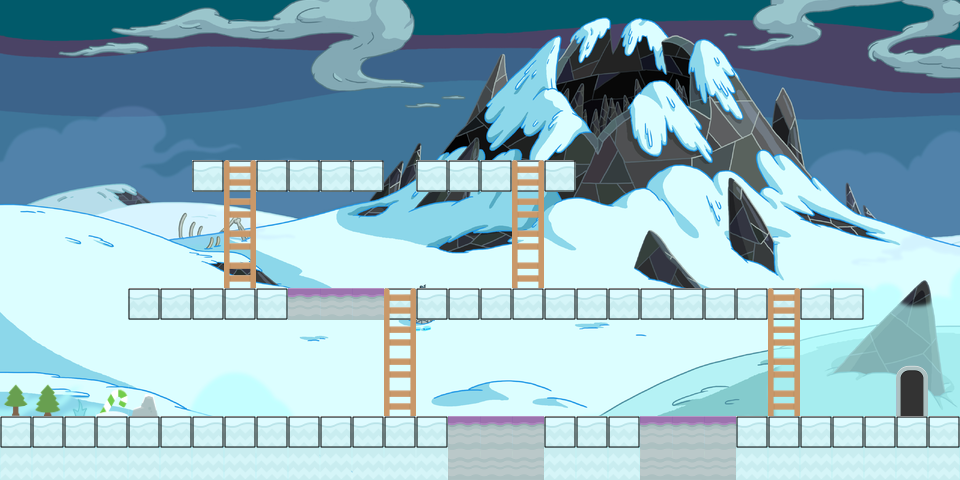

A 2D game scene composited from a Tiled map and its tileset images. What follows is a short description and the map's XML, with each tile layer's data collapsed to a summary:
An orthogonal 30x15 tile map with 32x32 px tiles, 7 tile layers (background, water, ice, unblocked, ...), 5 tilesets and 1 object (start).

<map version="1.0" orientation="orthogonal" renderorder="right-down" width="30" height="15" tilewidth="32" tileheight="32" nextobjectid="13">
 <tileset firstgid="1" name="spritesheet_tiles" tilewidth="32" tileheight="32" tilecount="128" columns="8">
  <image source="../kenney32/spritesheet_tiles.png" trans="ff00ff" width="256" height="512" />
 </tileset>
 <tileset firstgid="129" name="spritesheet_ground2" tilewidth="32" tileheight="32" tilecount="128" columns="8">
  <image source="../kenney32/spritesheet_ground2.png" trans="ff00ff" width="256" height="512" />
 </tileset>
 <tileset firstgid="257" name="spritesheet_items" tilewidth="32" tileheight="32" tilecount="32" columns="8">
  <image source="../kenney32/spritesheet_items.png" trans="ff00ff" width="256" height="128" />
 </tileset>
 <tileset firstgid="289" name="ice32xx" tilewidth="32" tileheight="32" tilecount="100" columns="10">
  <image source="../kenney32/ice32xx.png" trans="ff00ff" width="320" height="320" />
 </tileset>
 <tileset firstgid="389" name="iceland" tilewidth="32" tileheight="32" tilecount="527" columns="31">
  <image source="../backgrounds/iceland.png" trans="ff00ff" width="1000" height="562" />
 </tileset>
 <layer name="background" width="30" height="15">
  <data>[450 cells, 450 non-empty, 450 distinct tile ids]</data>
 </layer>
 <layer name="water" width="30" height="15">
  <data>[450 cells, 0 non-empty, 0 distinct tile ids]</data>
 </layer>
 <layer name="ice" width="30" height="15">
  <data>[450 cells, 15 non-empty, 2 distinct tile ids]</data>
 </layer>
 <layer name="unblocked" width="30" height="15">
  <data>[450 cells, 5 non-empty, 5 distinct tile ids]</data>
 </layer>
 <layer name="blocked" width="30" height="15">
  <data>[450 cells, 79 non-empty, 3 distinct tile ids]</data>
 </layer>
 <layer name="ladder" width="30" height="15">
  <data>[450 cells, 16 non-empty, 2 distinct tile ids]</data>
 </layer>
 <layer name="door" width="30" height="15">
  <data>[450 cells, 2 non-empty, 2 distinct tile ids]</data>
 </layer>
 <objectgroup name="object">
  <object id="11" name="start" type="start" x="478.889" y="97.7778" width="31.1111" height="60" />
 </objectgroup>
</map>